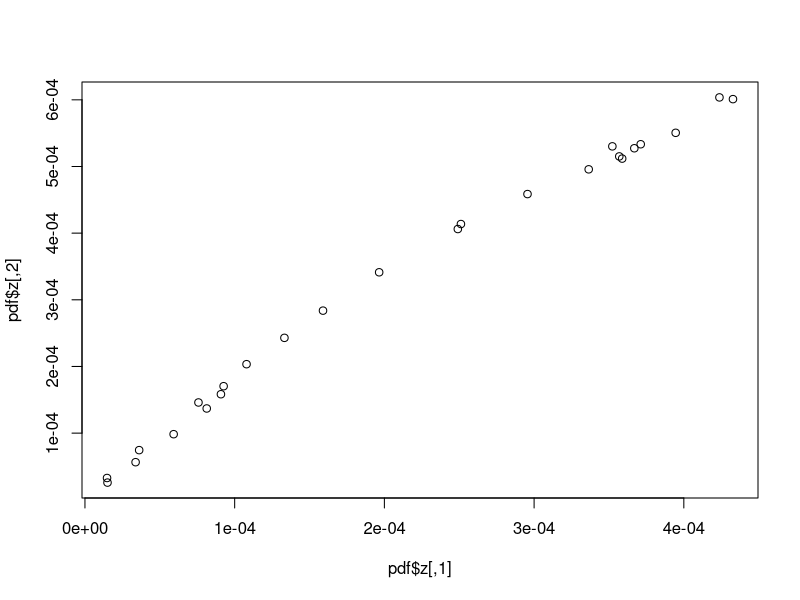
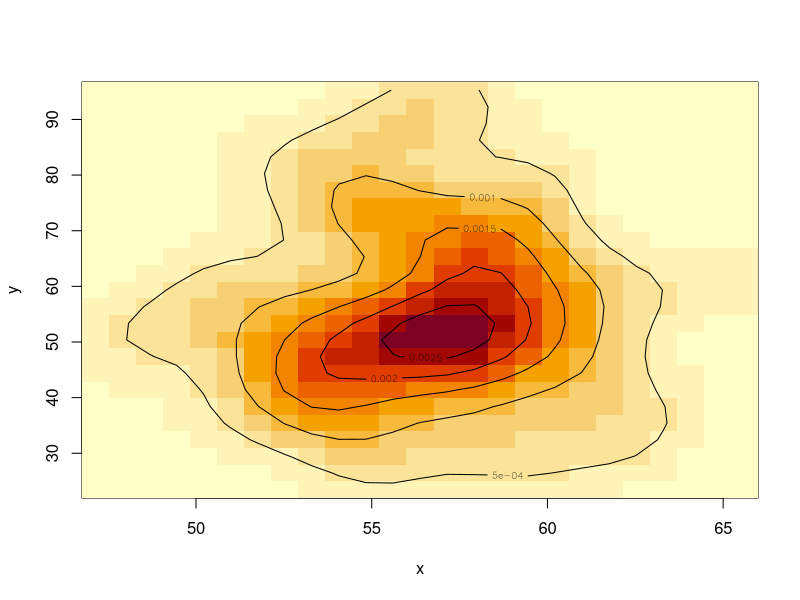
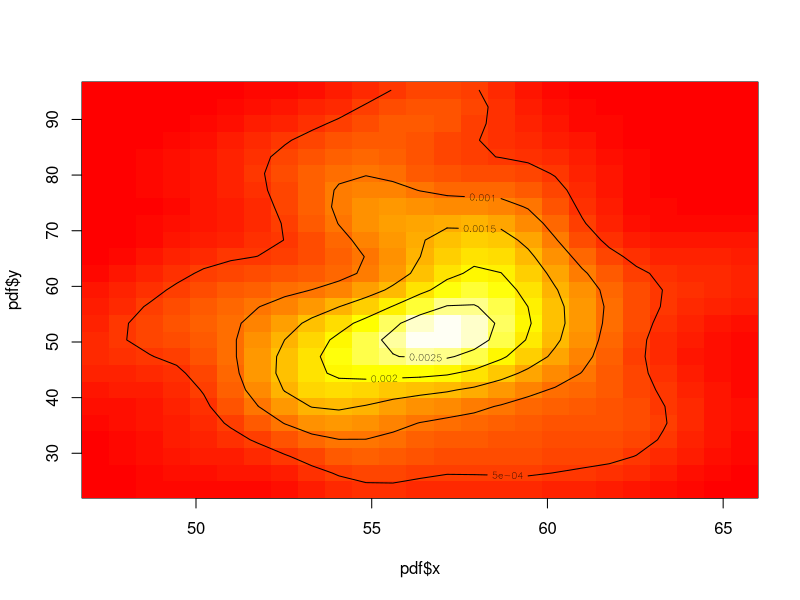
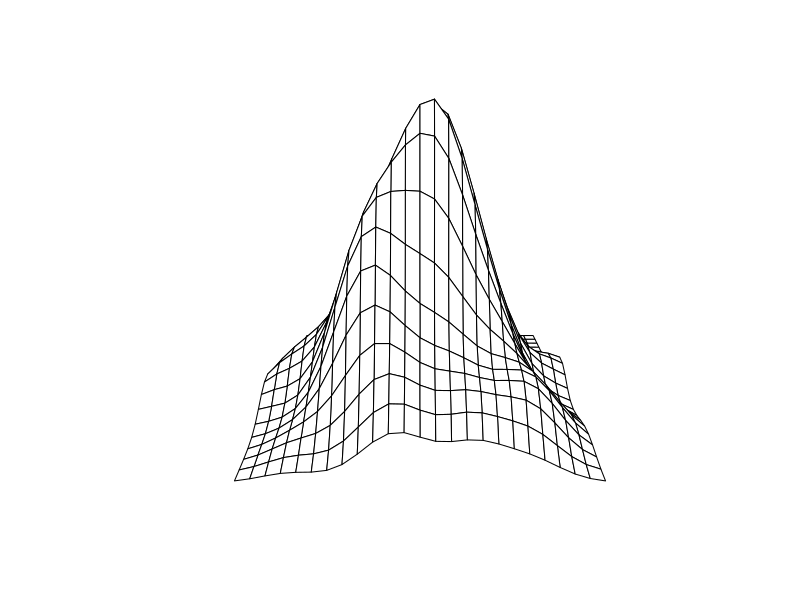
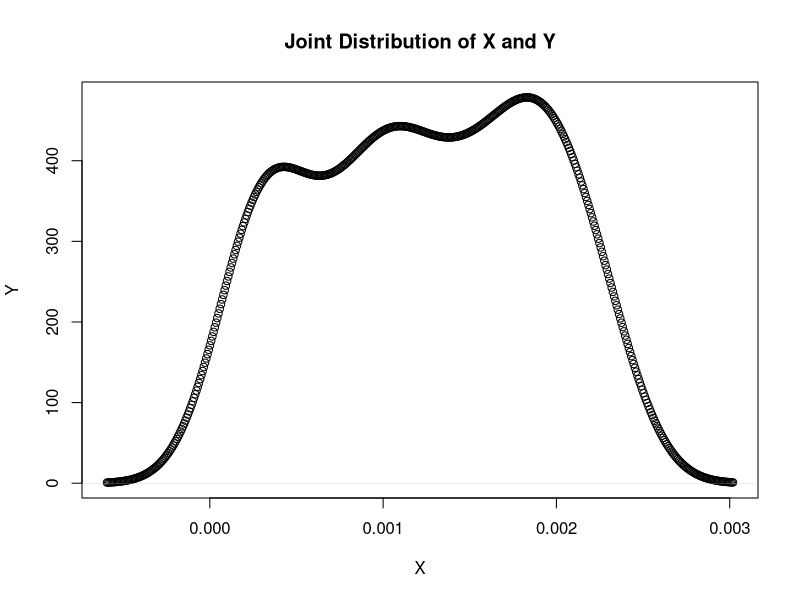

Source code (R) for these figures, in order: (Note: this script raises an error after producing the figures.)
library(ggplot2)
library(tidyverse)
library(mvtnorm)
library(MASS)
library(mnormt)

set.seed(1)
# Generate some x and y data 
size =100
m=3
x <- rnorm(size,mean =56,sd=4)
y <- rnorm(size,mean =56,sd=17)
# Create dataframe

xy <- cbind(x,y)
# Estimate the joint density using kde2d
pdf <- kde2d(xy[,1],xy[,2])
plot(pdf$z)
# Plot the estimated density
image(pdf, xlab = "x", ylab = "y")
contour(pdf, add = TRUE)
image(pdf$x, pdf$y, pdf$z, col = heat.colors(50))
contour(pdf, add = TRUE)

#3d

persp(x=pdf$x,,y=pdf$y,z=pdf$z, box=FALSE)

# Actual Data :
x_actual <- dnorm(x,mean =56,sd=4)
y_actual <- dnorm(y,mean =56,sd=17)

# Joint PDF
joint_pdf <- x_actual * y_actual

# Reshape the PDF to a matrix and plot it as a heatmap


plot(density(joint_pdf), type = "p", main = "Joint Distribution of X and Y", xlab = "X", ylab = "Y")


# MSE
# unable to calculate mse bcz of the ouputs of pdf.
mean((joint_pdf-pdf)^2)
# Error :
pdf$x
pdf$y

